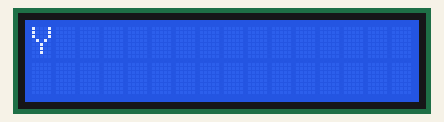
The sketch below on a simulated Arduino Uno, built with avr-gcc and run on an emulated ATmega328P. Shown: 16×2 character LCD.

Above: at 0.1 s.
At 0.8 s:
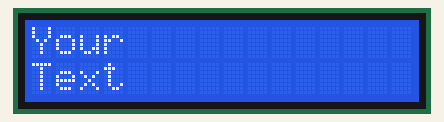

The sketch:

scroller.ino
```cpp
#include <LCD_I2C.h>
// Make sure the LCD_I2C library is installed

LCD_I2C lcd(0x27);
// Most I2C 1602 modules use the address 0x27, though it may not always be the case

void typewriterPrint(const char *text) {
  while (*text) {
    lcd.print(*text);
    text++;
    delay(100);
  }
}

void setup() {
  lcd.begin();
  lcd.backlight();

  lcd.setCursor(0, 0);
  typewriterPrint("Your"); // Change this to your first line of text

  lcd.setCursor(0, 1);
  typewriterPrint("Text"); // Change this to your second line of text
}
```
